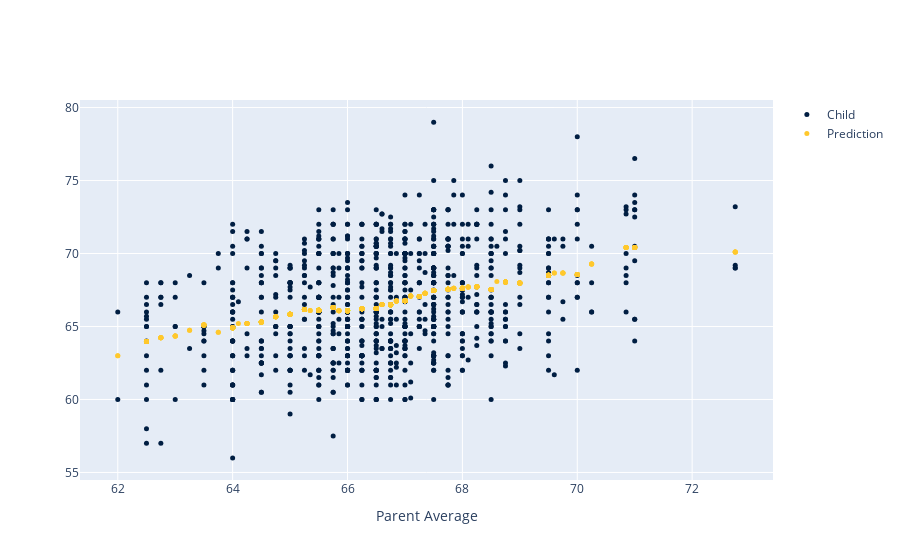

Notebook source saved alongside this figure:
### Code cell
heights_with_predictions.iscatter('Parent Average')

### Figure 1 — Plotly figure (JSON) as saved in the notebook; plotly's stock layout.template omitted (floating-point values rounded to 4 significant figures; data arrays with more than 128 entries replaced by an {"elided": "..."} marker saying what was removed)
{"data": [{"marker": {"color": "rgb(0,30,66)", "size": 5}, "mode": "markers", "name": "Child", "textfont": {"color": "rgb(0,30,66)"}, "textposition": "bottom center", "type": "scatter", "x": {"elided": "934 float values"}, "y": {"elided": "934 float values"}}, {"marker": {"color": "rgb(256,200,44)", "size": 5}, "mode": "markers", "name": "Prediction", "textfont": {"color": "rgb(256,200,44)"}, "textposition": "bottom center", "type": "scatter", "x": {"elided": "934 float values"}, "y": {"elided": "934 float values"}}], "layout": {"xaxis": {"title": {"text": "Parent Average"}}, "yaxis": {"title": {}}}}
